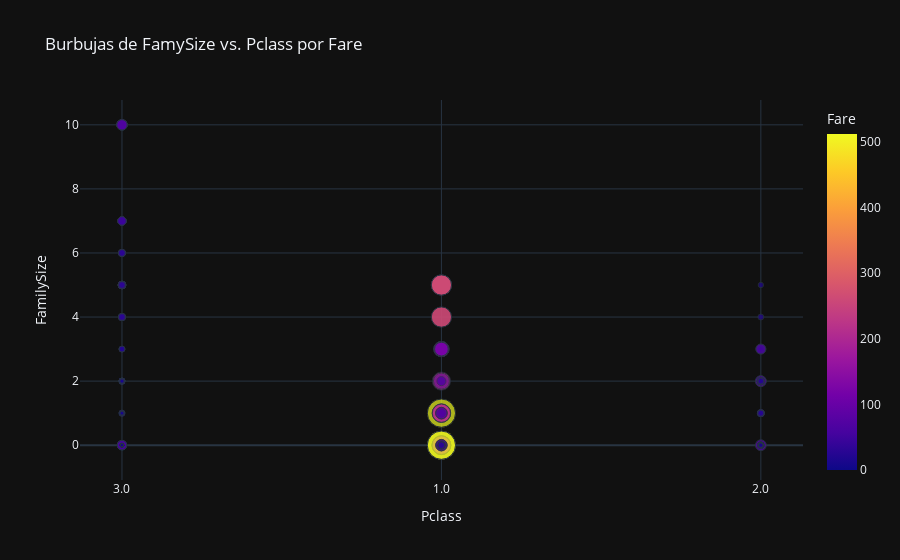

Notebook cell for this chart:
### Code cell
fig = px.scatter(df, x='Pclass', y='FamilySize', size='Fare', color='Fare', title='Burbujas de FamySize vs. Pclass por Fare')
fig.update_layout(template='plotly_dark')
#fig.write_html('Graphics/bubble_FamilySize_Age_Fare.html')
fig.show()

### Figure 1 — Plotly figure (JSON) as saved in the notebook; plotly's stock layout.template omitted (floating-point values rounded to 4 significant figures; data arrays with more than 128 entries replaced by an {"elided": "..."} marker saying what was removed)
{"data": [{"hovertemplate": "Pclass=%{x}<br>FamilySize=%{y}<br>Fare=%{marker.color}<extra></extra>", "legendgroup": "", "marker": {"color": {"elided": "891 float values"}, "coloraxis": "coloraxis", "size": {"elided": "891 float values"}, "sizemode": "area", "sizeref": 1.281, "symbol": "circle"}, "mode": "markers", "name": "", "orientation": "v", "showlegend": false, "type": "scatter", "x": {"elided": "891 str values"}, "xaxis": "x", "y": {"elided": "891 int values"}, "yaxis": "y"}], "layout": {"coloraxis": {"colorbar": {"title": {"text": "Fare"}}, "colorscale": [[0, "#0d0887"], [0.1111, "#46039f"], [0.2222, "#7201a8"], [0.3333, "#9c179e"], [0.4444, "#bd3786"], [0.5556, "#d8576b"], [0.6667, "#ed7953"], [0.7778, "#fb9f3a"], [0.8889, "#fdca26"], [1, "#f0f921"]]}, "legend": {"itemsizing": "constant", "tracegroupgap": 0}, "title": {"text": "Burbujas de FamySize vs. Pclass por Fare"}, "xaxis": {"anchor": "y", "domain": [0, 1], "title": {"text": "Pclass"}}, "yaxis": {"anchor": "x", "domain": [0, 1], "title": {"text": "FamilySize"}}}}
